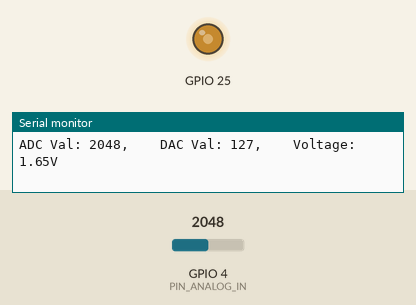
This program was run on a simulated ESP32. Shown: output pins drawn as LEDs (lit = HIGH), the last lines printed to the serial monitor. The inputs (shaded band) are chosen by the test bench; at power-on: GPIO 4 (PIN_ANALOG_IN) = 2048.

Above: at 1.2 s.
1.3 s: GPIO 4 (PIN_ANALOG_IN) set to 2866
At 2.3 s:
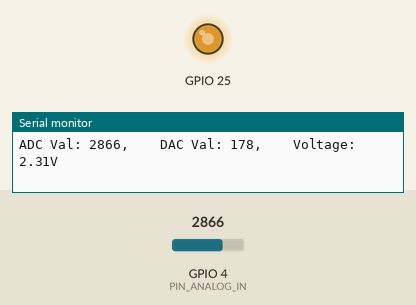
2.9 s: GPIO 4 (PIN_ANALOG_IN) set to 3603
At 3.7 s:
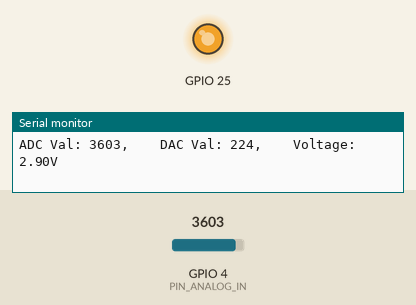
4.5 s: GPIO 4 (PIN_ANALOG_IN) set to 491
At 5.0 s:
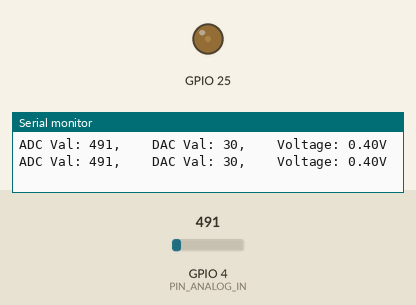
6.1 s: GPIO 4 (PIN_ANALOG_IN) set to 0
At 7.4 s:
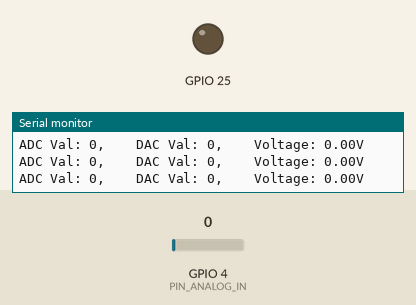
7.7 s: GPIO 4 (PIN_ANALOG_IN) set to 2047
At 8.9 s:
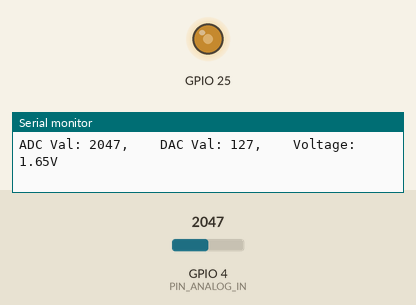
Timing chart, 0 to 10.3 s (numbered marks = the images above; inputs shaded):
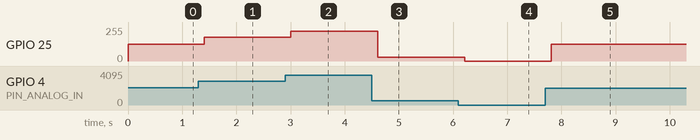

The program:

main.cpp
```cpp
/**********************************************************************
  Filename    : ADC_DAC
  Description : Basic usage of ADC and DAC for esp32.
  Auther      : www.freenove.com
  Modification: 2024/06/18
**********************************************************************/
#include <Arduino.h>

#define PIN_ANALOG_IN  4

void setup() {
  Serial.begin(115200);
}

void loop() {
  int adcVal = analogRead(PIN_ANALOG_IN);
  int dacVal = map(adcVal, 0, 4095, 0, 255);
  double voltage = adcVal / 4095.0 * 3.3;
  dacWrite(DAC1, dacVal);
  Serial.printf("ADC Val: %d, \t DAC Val: %d, \t Voltage: %.2fV\n", adcVal, dacVal, voltage);
  delay(200);
}
```

Measured:
- after the input at 1.3 s, GPIO 25: 127/255 → 178/255 after 0.10 s
- after the input at 2.9 s, GPIO 25: 178/255 → 224/255 after 0.11 s
- after the input at 4.5 s, GPIO 25: 224/255 → 30/255 after 0.11 s
- after the input at 6.1 s, GPIO 25: 30/255 → 0/255 after 0.11 s
- after the input at 7.7 s, GPIO 25: 0/255 → 127/255 after 0.12 s
